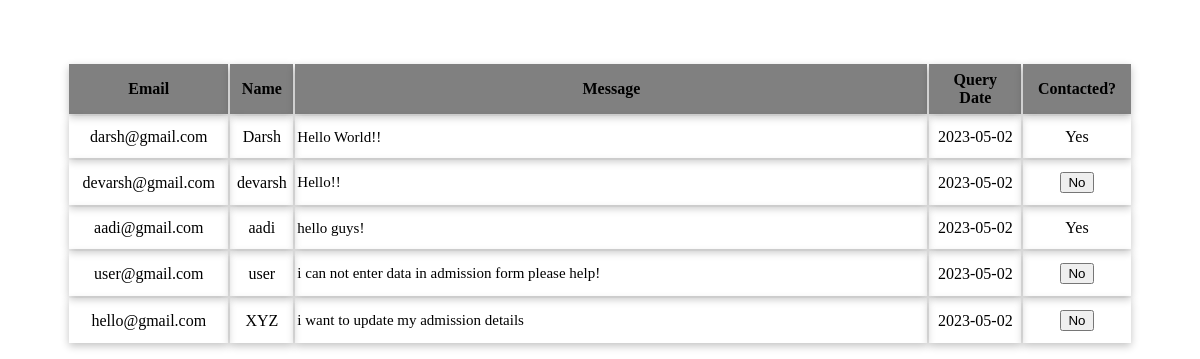
Screenshot of /assets/admin_help.php with the database file from the repository.
### tables this page shows
CREATE TABLE IF NOT EXISTS `contact` (
  `sr_no` int NOT NULL AUTO_INCREMENT,
  `email` varchar(50) NOT NULL,
  `name` varchar(35) NOT NULL,
  `message` varchar(500) NOT NULL,
  `date` date NOT NULL,
  `contacted` char(3) NOT NULL DEFAULT 'No',
  PRIMARY KEY (`sr_no`)
);

### assets/admin_help.php (the view, shortened to what this page needs)
<!DOCTYPE html>
<html lang="en">
<head>
</head>
<body>
<br><br><br>
<?php
$cn=mysqli_connect("localhost","root","","school_users");
if($cn)
{
    $result=mysqli_query($cn,"select * from contact");
    echo "<form method='post' action=''><table border='1' class='data'>";
    echo "<tr class='head'><td>Email</td><td>Name</td><td>Message</td><td>Query<br>Date</td><td>Contacted?</td></tr>";
    foreach ($result as $row){
        $query_no=$row['sr_no'];
        $query_request=$row['contacted'];
        echo "<tr>";
        echo "<td>".$row['email']."</td>";
        echo "<td>".$row['name']."</td>";
        echo "<td width='60%' style='text-align:left;font-size:15px;'>".$row['message']."</td>";
        echo "<td>".$row['date']."</td>";
        if($query_request=='No')
        {
            echo "<td><button name='accept' value='$query_no'>$query_request</button></td>";
        }
        else
        {
            echo "<td> Yes </td>";
        }
          echo "</tr>";
    }
    echo "</table></form>";
}
else
{
    echo "<div class='alert'><span class='closebtn'>&times;</span>Server Not Responding!!</div>";
}
?>
</body>
</html>

### assets/admin_help.php (style rules this page uses)
.data { margin-left:5%; width:90%; }
.data,.data tr { border:none; }
.data .head td { background-color:grey; color:black; font-weight:bold; padding:7px; text-align:center; }
.data td { text-align:center; padding:12px 2px; border:none; box-shadow: rgba(0, 0, 0, 0.24) 0px 3px 8px; }

### rows the page displays
contact: email "darsh@gmail.com", name "Darsh", message "Hello World!!", date "2023-05-02", contacted "Yes"
contact: email "devarsh@gmail.com", name "devarsh", message "Hello!!", date "2023-05-02", $query_no 2 (drawn), contacted "No"
contact: email "aadi@gmail.com", name "aadi", message "hello guys!", date "2023-05-02", contacted "Yes"
contact: email "user@gmail.com", name "user", message "i can not enter data in admission form please help!", date "2023-05-02", $query_no 4 (drawn), contacted "No"
contact: email "hello@gmail.com", name "XYZ", message "i want to update my admission details", date "2023-05-02", $query_no 5 (drawn), contacted "No"
